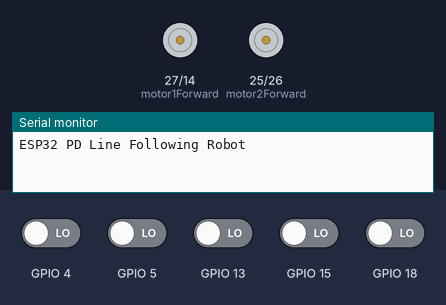
Bench run of a sketch on a simulated ESP32. Shown: motor-driver pin pairs drawn as motors (green arrow = first pin HIGH = forward, orange = second pin HIGH = backward, longer = more drive, scaled by the enable pin), the last lines printed to the serial monitor. Inputs (shaded band) come from the test bench; at power-on: GPIO 4, GPIO 5, GPIO 13, GPIO 15, GPIO 18 LOW.

Above: at 1.7 s.
1.8 s: GPIO 4 driven HIGH
At 3.0 s:
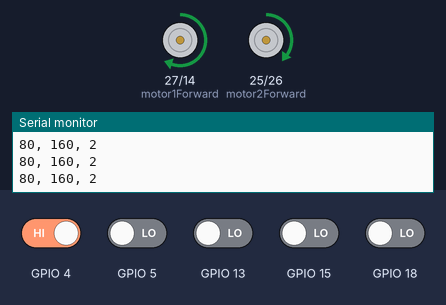
3.3 s: GPIO 5 driven HIGH
At 4.4 s:
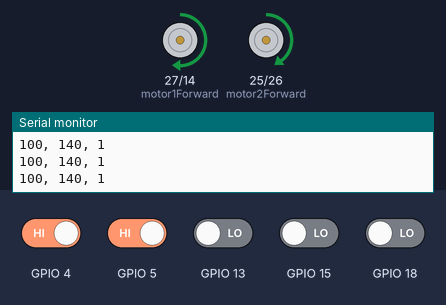
4.8 s: GPIO 13 driven HIGH
At 5.8 s:
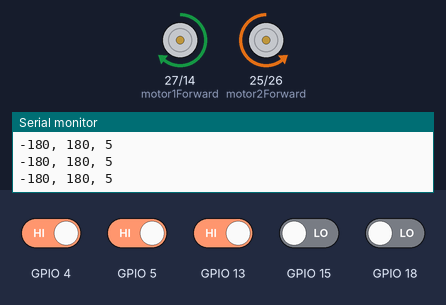
6.3 s: GPIO 18 driven HIGH
At 7.5 s:
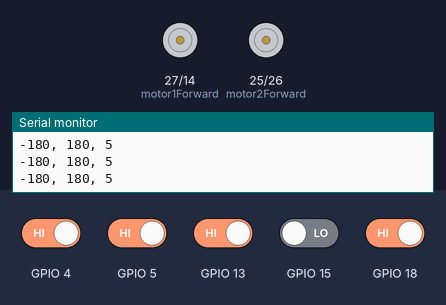
7.8 s: GPIO 18 driven LOW
At 9.0 s:
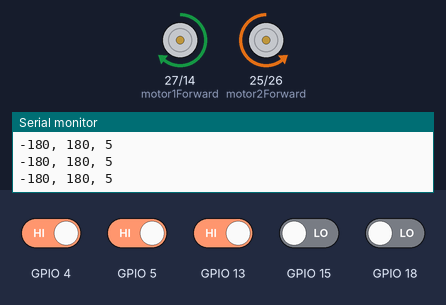
9.3 s: GPIO 5 driven LOW
At 9.9 s:
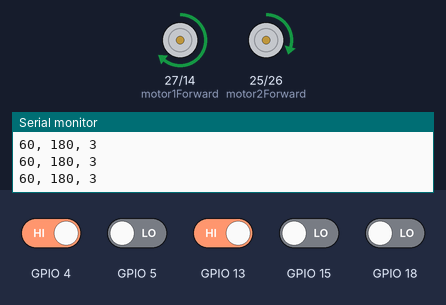
Timing chart, 0 to 11.8 s (numbered marks = the images above; inputs shaded):
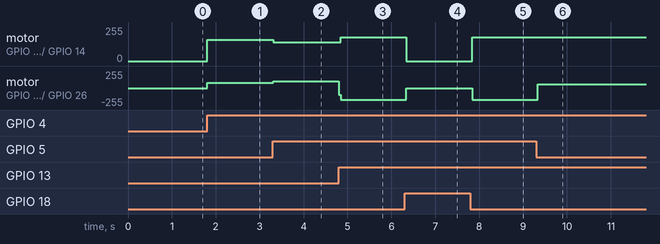

The sketch:

line_following_pid.ino
```cpp
#define PWM_FREQUENCY   1000
#define PWM_RESOLUTION  8

#define M1A_PWM_CHANNEL 0
#define M1B_PWM_CHANNEL 1
#define M1_ENABLE_CHANNEL 2
#define M2A_PWM_CHANNEL 3
#define M2B_PWM_CHANNEL 4
#define M2_ENABLE_CHANNEL 5

#define STOPPED 0
#define FOLLOWING_LINE 1
#define NO_LINE 2

#define RIGHT 1
#define LEFT -1
#define BASE_SPEED 120
#define MAX_SPEED 180

const int irSensors[] = {18, 15, 5, 4, 13}; //IR sensor pins

const int motor1Forward = 27;
const int motor1Backward = 14;
const int motor1pwmPin = 19;
const int motor2Forward = 25;
const int motor2Backward = 26;
const int motor2pwmPin = 23;
const int motor2Speed = 120;
const int motor1Speed = 120;
int motor2newSpeed,motor1newSpeed;
int mode = FOLLOWING_LINE;


float pTerm, iTerm, dTerm;
int error=0;
int previousError=0;
// GAIN CONTSTANTS
float kp = 20;
float ki = 0;
float kd = 60;
float PIDvalue;
int integral, derivative;
int irReadings[5];

TaskHandle_t PIDTask_handle = NULL;


void PIDtask(void * parameters){
  for(;;){
    if (error==5 || error ==-5){
          vTaskSuspend(NULL);
    }
    readIRSensors();
    calculateError();
    // task_wdt: Task watchdog got triggered. The following tasks did not reset the watchdog in time:
    vTaskDelay(5/portTICK_PERIOD_MS);
  }
}

void motorTask(void * parameters){
  for(;;){
    if (mode == STOPPED){
      // Serial.print("-- STOPPED -- ");
      motorStop();
    }else if (mode==NO_LINE){
      // Serial.print("-- NO_LINE -- ");
      motorStop();
      // motorTurn(LEFT, 180);
    }
    else{
      // Serial.print("-- FOLLOWING_LINE -- ");
      calculatePID();
      changeMotorSpeed();
    }
    vTaskDelay(5/portTICK_PERIOD_MS);
  }
}
void debugTask(void * parameters){
  for(;;){
    if(error==-5){
      Serial.print(motor2newSpeed);
      Serial.print(", ");
      Serial.print("-");
      Serial.print(motor1newSpeed);
      Serial.print(", ");
      Serial.print(error);
      Serial.println();
    }else if (error ==5){
      Serial.print("-");
      Serial.print(motor2newSpeed);
      Serial.print(", ");
      Serial.print(motor1newSpeed);
      Serial.print(", ");
      Serial.print(error);
      Serial.println();
    }else if (error != 0) {
      Serial.print(motor2newSpeed);
      Serial.print(", ");
      Serial.print(motor1newSpeed);
      Serial.print(", ");
      Serial.print(error);
      Serial.println();
    }

    vTaskDelay(5/portTICK_PERIOD_MS);
  }
}
void setup() {
  // Begin Serial Monitor
  Serial.begin(115200);
  // Declare all Motor Channels
  ledcSetup(M1A_PWM_CHANNEL, PWM_FREQUENCY, PWM_RESOLUTION);
  ledcSetup(M1B_PWM_CHANNEL, PWM_FREQUENCY, PWM_RESOLUTION);
  ledcSetup(M1_ENABLE_CHANNEL, PWM_FREQUENCY, PWM_RESOLUTION);
  ledcSetup(M2A_PWM_CHANNEL, PWM_FREQUENCY, PWM_RESOLUTION);
  ledcSetup(M2B_PWM_CHANNEL, PWM_FREQUENCY, PWM_RESOLUTION);
  ledcSetup(M2_ENABLE_CHANNEL, PWM_FREQUENCY, PWM_RESOLUTION);

  // Attach Motor Pins to Channels
  ledcAttachPin(motor1pwmPin, M1_ENABLE_CHANNEL);
  ledcAttachPin(motor2pwmPin, M2_ENABLE_CHANNEL);

  pinMode(motor1Forward, OUTPUT);
  pinMode(motor1Backward, OUTPUT);
  pinMode(motor2Forward, OUTPUT);
  pinMode(motor2Backward, OUTPUT);
  pinMode(motor1pwmPin,OUTPUT);
  pinMode(motor2pwmPin,OUTPUT);

  Serial.println("ESP32 PD Line Following Robot");
  xTaskCreate(
    PIDtask, // function name
    "PID task",
    8000, // Stack size
    NULL, // Task parameter
    1, // Task priority
    &PIDTask_handle // Task handler
  );
  xTaskCreate(
    motorTask, // function name
    "motor task",
    8000, // Stack size
    NULL, // Task parameter
    1, // Task priority
    NULL
  );
  xTaskCreate(
    debugTask, // function name
    "Debug task",
    2000, // Stack size
    NULL, // Task parameter
    1, // Task priority
    NULL
  );
  vTaskDelay(500/portTICK_PERIOD_MS);

}


void loop() {
}
```

IR_sensors.ino
```cpp
void readIRSensors() {
  /*
   * Read the IR sensors and put the readings in irReadings array
   */
  for (int pin = 0; pin < 5; pin++) {
    int pinNum = irSensors[pin];
    irReadings[pin] = digitalRead(pinNum);
  }
}


void calculateError() {
  /*
   * Determine an error based on the readings
   */
  if ((irReadings[0] == 0) && (irReadings[1] == 0) && (irReadings[2] == 0) && (irReadings[3] == 0) && (irReadings[4] == 0)) {
    error = 0; mode = NO_LINE;
  }
  else if ((irReadings[0] == 1) && (irReadings[1] == 1) && (irReadings[2] == 1) && (irReadings[3] == 1) && (irReadings[4] == 1)) {
    error = 0; mode = STOPPED;
  }
  else if ((irReadings[0] == 0) && (irReadings[1] == 0) && (irReadings[2] == 0) && (irReadings[3] == 0) && (irReadings[4] == 1)) {
    error = 4; mode = FOLLOWING_LINE;
  }
  else if ((irReadings[0] == 0) && (irReadings[1] == 0) && (irReadings[2] == 0) && (irReadings[3] == 1) && (irReadings[4] == 1)) {
    error = 3; mode = FOLLOWING_LINE;
  }
  else if ((irReadings[0] == 0) && (irReadings[1] == 0) && (irReadings[2] == 0) && (irReadings[3] == 1) && (irReadings[4] == 0)) {
    error = 2; mode = FOLLOWING_LINE;
  }
  else if ((irReadings[0] == 0) && (irReadings[1] == 0) && (irReadings[2] == 1) && (irReadings[3] == 1) && (irReadings[4] == 0)) {
    error = 1; mode = FOLLOWING_LINE;
  }
  else if ((irReadings[0] == 0) && (irReadings[1] == 0) && (irReadings[2] == 1) && (irReadings[3] == 0) && (irReadings[4] == 0)) {
    error = 0; mode = FOLLOWING_LINE;
  }
  else if ((irReadings[0] == 0) && (irReadings[1] == 1) && (irReadings[2] == 1) && (irReadings[3] == 0) && (irReadings[4] == 0)) {
    error = -1; mode = FOLLOWING_LINE;
  }
  else if ((irReadings[0] == 0) && (irReadings[1] == 1) && (irReadings[2] == 0) && (irReadings[3] == 0) && (irReadings[4] == 0)) {
    error = -2; mode = FOLLOWING_LINE;
  }
  else if ((irReadings[0] == 1) && (irReadings[1] == 1) && (irReadings[2] == 0) && (irReadings[3] == 0) && (irReadings[4] == 0)) {
    error = -3; mode = FOLLOWING_LINE;
  }
  else if ((irReadings[0] == 1) && (irReadings[1] == 0) && (irReadings[2] == 0) && (irReadings[3] == 0) && (irReadings[4] == 0)) {
    error = -4; mode = FOLLOWING_LINE;
  }
  else if (((irReadings[0] == 1) && (irReadings[1] == 1) && (irReadings[2] == 1) && (irReadings[3] == 0) && (irReadings[4] == 0)) || ((irReadings[0] == 1) && (irReadings[1] == 1) && (irReadings[2] == 1) && (irReadings[3] == 1) && (irReadings[4] == 0))) {
    error = -5; mode = FOLLOWING_LINE;
  }
  else if (((irReadings[0] == 0) && (irReadings[1] == 0) && (irReadings[2] == 1) && (irReadings[3] == 1) && (irReadings[4] == 1)) || ((irReadings[0] == 0) && (irReadings[1] == 1) && (irReadings[2] == 1) && (irReadings[3] == 1) && (irReadings[4] == 1))) {
    error = 5; mode = FOLLOWING_LINE;
  }
  else {
    error = 0; mode = STOPPED;
  }
}

void calculatePID() {
  pTerm = kp * error;
  integral += error;
  iTerm = ki * integral;
  derivative = error - previousError;
  dTerm = kd * derivative;
  PIDvalue = pTerm + iTerm + dTerm;
  previousError = error;
}


void printIRSensors(){
  /*
  * Print the sensors' PIDvalue
  * Just for debug
  */
  Serial.print(" Sensors readings: ");
  for (int i=0; i<5; i++){
    Serial.print(irReadings[i]); Serial.print(" ");
  }
  Serial.println(" ");
}
```

motor.ino
```cpp
float adjTurn = 0.5;


void changeMotorSpeed() {
  /*
   * Change motor speed of both motors accordingly
   */

  motor1newSpeed = motor1Speed + PIDvalue;
  motor2newSpeed = motor2Speed - PIDvalue;

  //Constrain the new speed of motors to be between the range 0-255
  if (motor2newSpeed < 0) {
    motor2newSpeed = 0;
  } else if (motor2newSpeed > MAX_SPEED) {
    motor2newSpeed = MAX_SPEED;
  }
  if (motor1newSpeed < 0) {
    motor1newSpeed = 0;
  } else if (motor1newSpeed > MAX_SPEED) {
    motor1newSpeed = MAX_SPEED;
  }

  // When there is a sharp turn move the wheels opposite way
  if (error >= 5) {
    motor1newSpeed = MAX_SPEED;
    motor2newSpeed = MAX_SPEED;

    motorTurn(RIGHT, 90);
    vTaskResume(PIDTask_handle);
  }
  else if (error <= -5) {
    motor1newSpeed = MAX_SPEED;
    motor2newSpeed = MAX_SPEED;
    motorTurn(LEFT, 90);
    vTaskResume(PIDTask_handle);
  }
  // When there is a light turn move the wheels in the same way
  else {
    digitalWrite(motor1Forward, HIGH);
    digitalWrite(motor1Backward, LOW);
    digitalWrite(motor2Forward, HIGH);
    digitalWrite(motor2Backward, LOW);

    // When there is not any turn set the speed to MAX_SPEED
    if (motor1newSpeed == motor2newSpeed) {
      motor1newSpeed = BASE_SPEED;
      motor2newSpeed = BASE_SPEED;
    }
  }

  //Set new speed, and run motors in forward direction
  ledcWrite(M2_ENABLE_CHANNEL, motor2newSpeed);
  ledcWrite(M1_ENABLE_CHANNEL, motor1newSpeed);
}

void motorStop() {
  motor1newSpeed = 0;
  motor2newSpeed = 0;
  ledcWrite(M1_ENABLE_CHANNEL, motor1newSpeed);
  ledcWrite(M2_ENABLE_CHANNEL, motor2newSpeed);
}

void motorTurn(int direction, int degrees)
{
//  vTaskDelay(100/portTICK_PERIOD_MS);
  if (direction == LEFT){
    digitalWrite(motor1Forward, LOW);
    digitalWrite(motor1Backward, HIGH);
    digitalWrite(motor2Forward, HIGH);
    digitalWrite(motor2Backward, LOW);
  }
  else if(direction == RIGHT){
    digitalWrite(motor1Forward, HIGH);
    digitalWrite(motor1Backward, LOW);
    digitalWrite(motor2Forward, LOW);
    digitalWrite(motor2Backward, HIGH);
  }

  vTaskDelay(round(adjTurn*degrees+1)/portTICK_PERIOD_MS);
}
```

Measured:
- after the input at 1.8 s, motor on GPIO 27 (motor1Forward) / GPIO 14 (motor1Backward): stopped → forward 159/255 at once; motor on GPIO 25 (motor2Forward) / GPIO 26 (motor2Backward): stopped → forward 80/255 at once
- after the input at 3.3 s, motor on GPIO 27 (motor1Forward) / GPIO 14 (motor1Backward): forward 159/255 → forward 139/255 at once; motor on GPIO 25 (motor2Forward) / GPIO 26 (motor2Backward): forward 80/255 → forward 100/255 at once
- after the input at 4.8 s, motor on GPIO 27 (motor1Forward) / GPIO 14 (motor1Backward): forward 139/255 → forward 179/255 after 0.05 s; motor on GPIO 25 (motor2Forward) / GPIO 26 (motor2Backward): forward 100/255 → backward 179/255 at once
- after the input at 6.3 s, motor on GPIO 27 (motor1Forward) / GPIO 14 (motor1Backward): forward 179/255 → stopped at once; motor on GPIO 25 (motor2Forward) / GPIO 26 (motor2Backward): backward 179/255 → stopped at once
- after the input at 7.8 s, motor on GPIO 27 (motor1Forward) / GPIO 14 (motor1Backward): stopped → forward 179/255 after 0.05 s; motor on GPIO 25 (motor2Forward) / GPIO 26 (motor2Backward): stopped → backward 179/255 after 0.05 s
- after the input at 9.3 s, motor on GPIO 25 (motor2Forward) / GPIO 26 (motor2Backward): backward 179/255 → forward 60/255 at once
